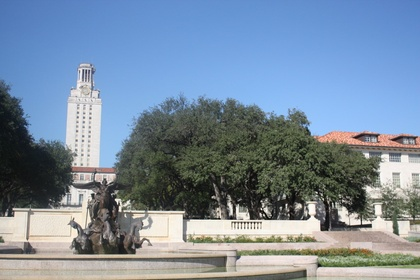
%> input picture data/uttower_left.jpg, 420 x 280 px, shrunk from 1024 x 683 before the run
$ octave evalCode.m   (GNU Octave 9; MATLAB toolbox functions it lacks are replaced by stand-ins)
%> lines starting %> are read from the running program, lines starting %| are printed output that depends on the picture
### code/stitch_pair.m
function [img_res,H,num_inliers,residual] = stitch_pair(img_src, img_des)
    gd_src = im2double(rgb2gray(img_src));
    gd_des = im2double(rgb2gray(img_des));

    harris_sigma = 2;
    harris_thresh = 0.05;
    harris_radius = 2;
    [~,y_src,x_src] = harris(gd_src,harris_sigma,harris_thresh,harris_radius,0);

    [~,y_des,x_des] = harris(gd_des,harris_sigma,harris_thresh,harris_radius,0);

    sift_radius = 5;
    descriptors_src = find_sift(gd_src,[x_src,y_src,...
        sift_radius*ones(length(x_src),1)],1.5);
    descriptors_des = find_sift(gd_des,[x_des,y_des,...
        sift_radius*ones(length(x_des),1)],1.5);

    num_putative_matches = 200;
    [matches_src,matches_des] = select_putative_matches(...
        descriptors_src,descriptors_des,num_putative_matches);
    XY_src = [x_src(matches_src),y_src(matches_src)];
    XY_des = [x_des(matches_des),y_des(matches_des)];
%     length(XY_src)
    num_ransac_iter = 5000;
    [H,num_inliers,residual] = ransac(XY_src,XY_des,num_ransac_iter,...
        @homography_fit,@homography_tf);

    img_res = stitchH(img_src,H,img_des);

% [12 lines of commented-out code are left out]
end

### code/harris.m
% HARRIS - Harris corner detector
%
% Usage:  [cim, r, c] = harris(im, sigma, thresh, radius, disp)
%
% Arguments:
%            im     - image to be processed.
%            sigma  - standard deviation of smoothing Gaussian. Typical
%                     values to use might be 1-3.
%            thresh - threshold (optional). Try a value ~1000.
%            radius - radius of region considered in non-maximal
%                     suppression (optional). Typical values to use might
%                     be 1-3.
%            disp   - optional flag (0 or 1) indicating whether you want
%                     to display corners overlayed on the original
%                     image. This can be useful for parameter tuning.
%
% Returns:
%            cim    - binary image marking corners.
%            r      - row coordinates of corner points.
%            c      - column coordinates of corner points.
%
% If thresh and radius are omitted from the argument list 'cim' is returned
% as a raw corner strength image and r and c are returned empty.

% Reference:
% C.G. Harris and M.J. Stephens. "A combined corner and edge detector",
% Proceedings Fourth Alvey Vision Conference, Manchester.
% pp 147-151, 1988.
%
% Author:
% Peter Kovesi
% Department of Computer Science & Software Engineering
% The University of Western Australia
% pk@cs.uwa.edu.au  www.cs.uwa.edu.au/~pk
%
% March 2002

function [cim, r, c] = harris(im, sigma, thresh, radius, disp)

    error(nargchk(2,5,nargin));

    dx = [-1 0 1; -1 0 1; -1 0 1]; % Derivative masks
    dy = dx';

    Ix = conv2(im, dx, 'same');    % Image derivatives
    Iy = conv2(im, dy, 'same');

    % Generate Gaussian filter of size 6*sigma (+/- 3sigma) and of
    % minimum size 1x1.
    g = fspecial('gaussian',max(1,fix(6*sigma)), sigma);

    Ix2 = conv2(Ix.^2, g, 'same'); % Smoothed squared image derivatives
    Iy2 = conv2(Iy.^2, g, 'same');
    Ixy = conv2(Ix.*Iy, g, 'same');

    cim = (Ix2.*Iy2 - Ixy.^2)./(Ix2 + Iy2 + eps); % Harris corner measure

    % Alternate Harris corner measure used by some.  Suggested that
    % k=0.04 - I find this a bit arbitrary and unsatisfactory.
%   cim = (Ix2.*Iy2 - Ixy.^2) - k*(Ix2 + Iy2).^2;

    if nargin > 2   % We should perform nonmaximal suppression and threshold

	% Extract local maxima by performing a grey scale morphological
	% dilation and then finding points in the corner strength image that
	% match the dilated image and are also greater than the threshold.
	sze = 2*radius+1;                   % Size of mask.
	mx = ordfilt2(cim,sze^2,ones(sze)); % Grey-scale dilate.
	cim = (cim==mx)&(cim>thresh);       % Find maxima.

	[r,c] = find(cim);                  % Find row,col coords.

	if nargin==5 & disp      % overlay corners on original image
	    figure, imagesc(im), axis image, colormap(gray), hold on
	    plot(c,r,'ys'), title('corners detected');
	end

    else  % leave cim as a corner strength image and make r and c empty.
	r = []; c = [];
    end

### code/find_sift.m
function sift_arr = find_sift(I, circles, enlarge_factor)
%%
%% Compute non-rotation-invariant SIFT descriptors of a set of circles
%% I is the image
%% circles is an Nx3 array where N is the number of circles, where the
%%    first column is the x-coordinate, the second column is the y-coordinate,
%%    and the third column is the radius
%% enlarge_factor is by how much to enarge the radius of the circle before
%%    computing the descriptor (a factor of 1.5 or larger is usually necessary
%%    for best performance)
%% The output is an Nx128 array of SIFT descriptors
%%
%% Note that this code is not rotation-invariant, i.e., it does not attempt
%% to normalize the patches by rotating them so that the horizontal direction
%% is aligned with the dominant gradient orientation of the patch.
%%
%% (c) Lana Lazebnik
%%

if ndims(I) == 3
    I = im2double(rgb2gray(I));
else
    I = im2double(I);
end


fprintf('Running find_sift\n');

% parameters (default SIFT size)
num_angles = 8;
num_bins = 4;
num_samples = num_bins * num_bins;
alpha = 9; % smoothing for orientation histogram

if nargin < 3
    enlarge_factor = 1.5;
end

angle_step = 2 * pi / num_angles;
angles = 0:angle_step:2*pi;
angles(num_angles+1) = []; % bin centers

[hgt wid] = size(I);
num_pts = size(circles,1);

sift_arr = zeros(num_pts, num_samples * num_angles);

% edge image
sigma_edge = 1;


[G_X,G_Y]=gen_dgauss(sigma_edge);
I_X = filter2(G_X, I, 'same'); % vertical edges
I_Y = filter2(G_Y, I, 'same'); % horizontal edges
I_mag = sqrt(I_X.^2 + I_Y.^2); % gradient magnitude
I_theta = atan2(I_Y,I_X);
I_theta(isnan(I_theta)) = 0; % necessary????

% make default grid of samples (centered at zero, width 2)
interval = 2/num_bins:2/num_bins:2;
interval = interval - (1/num_bins + 1);
[grid_x grid_y] = meshgrid(interval, interval);
grid_x = reshape(grid_x, [1 num_samples]);
grid_y = reshape(grid_y, [1 num_samples]);

% make orientation images
I_orientation = zeros(hgt, wid, num_angles);
% for each histogram angle
for a=1:num_angles
    % compute each orientation channel
    tmp = cos(I_theta - angles(a)).^alpha;
    tmp = tmp .* (tmp > 0);

    % weight by magnitude
    I_orientation(:,:,a) = tmp .* I_mag;
end

% for all circles
for i=1:num_pts
    cx = circles(i,1);
    cy = circles(i,2);
    r = circles(i,3) * enlarge_factor;

    % find coordinates of sample points (bin centers)
    grid_x_t = grid_x * r + cx;
    grid_y_t = grid_y * r + cy;
    grid_res = grid_y_t(2) - grid_y_t(1);

    % find window of pixels that contributes to this descriptor
    x_lo = floor(max(cx - r - grid_res/2, 1));
    x_hi = ceil(min(cx + r + grid_res/2, wid));
    y_lo = floor(max(cy - r - grid_res/2, 1));
    y_hi = ceil(min(cy + r + grid_res/2, hgt));

    % find coordinates of pixels
    [grid_px, grid_py] = meshgrid(x_lo:x_hi,y_lo:y_hi);
    num_pix = numel(grid_px);
    grid_px = reshape(grid_px, [num_pix 1]);
    grid_py = reshape(grid_py, [num_pix 1]);

    % find (horiz, vert) distance between each pixel and each grid sample
    dist_px = abs(repmat(grid_px, [1 num_samples]) - repmat(grid_x_t, [num_pix 1]));
    dist_py = abs(repmat(grid_py, [1 num_samples]) - repmat(grid_y_t, [num_pix 1]));

    % find weight of contribution of each pixel to each bin
    weights_x = dist_px/grid_res;
    weights_x = (1 - weights_x) .* (weights_x <= 1);
    weights_y = dist_py/grid_res;
    weights_y = (1 - weights_y) .* (weights_y <= 1);
    weights = weights_x .* weights_y;

    % make sift descriptor
    curr_sift = zeros(num_angles, num_samples);
    for a = 1:num_angles
        tmp = reshape(I_orientation(y_lo:y_hi,x_lo:x_hi,a),[num_pix 1]);
        tmp = repmat(tmp, [1 num_samples]);
        curr_sift(a,:) = sum(tmp .* weights);
    end
    sift_arr(i,:) = reshape(curr_sift, [1 num_samples * num_angles]);

% [8 lines of commented-out code are left out]
end


%%
%% normalize the SIFT descriptors more or less as described in Lowe (2004)
%%
tmp = sqrt(sum(sift_arr.^2, 2));
normalize_ind = find(tmp > 1);

sift_arr_norm = sift_arr(normalize_ind,:);
sift_arr_norm = sift_arr_norm ./ repmat(tmp(normalize_ind,:), [1 size(sift_arr,2)]);

% suppress large gradients
sift_arr_norm(find(sift_arr_norm > 0.2)) = 0.2;

% finally, renormalize to unit length
tmp = sqrt(sum(sift_arr_norm.^2, 2));
sift_arr_norm = sift_arr_norm ./ repmat(tmp, [1 size(sift_arr,2)]);

sift_arr(normalize_ind,:) = sift_arr_norm;


function [GX,GY]=gen_dgauss(sigma)

f_wid = 4 * floor(sigma);
G = normpdf(-f_wid:f_wid,0,sigma);
G = G' * G;
[GX,GY] = gradient(G);

GX = GX * 2 ./ sum(sum(abs(GX)));
GY = GY * 2 ./ sum(sum(abs(GY)));

### code/select_putative_matches.m
function [m1, m2] = select_putative_matches(d1, d2, num)
    d1 = zscore(d1')';
    d2 = zscore(d2')';

    distance = dist2(d1,d2);

    [h,w] = size(distance);
    distance = reshape(distance,1,[]);
    [~,idx] = sort(distance);
    [r,c] = ind2sub([h,w],idx(1:num));
    m1 = r';
    m2 = c';
    % [14 lines of commented-out code are left out]
end

### code/dist2.m
function n2 = dist2(x, c)
% DIST2	Calculates squared distance between two sets of points.
% Adapted from Netlab neural network software:
% http://www.ncrg.aston.ac.uk/netlab/index.php
%
%	Description
%	D = DIST2(X, C) takes two matrices of vectors and calculates the
%	squared Euclidean distance between them.  Both matrices must be of
%	the same column dimension.  If X has M rows and N columns, and C has
%	L rows and N columns, then the result has M rows and L columns.  The
%	I, Jth entry is the  squared distance from the Ith row of X to the
%	Jth row of C.
%
%
%	Copyright (c) Ian T Nabney (1996-2001)

[ndata, dimx] = size(x);
[ncentres, dimc] = size(c);
if dimx ~= dimc
	error('Data dimension does not match dimension of centres')
end

n2 = (ones(ncentres, 1) * sum((x.^2)', 1))' + ...
  ones(ndata, 1) * sum((c.^2)',1) - ...
  2.*(x*(c'));

% Rounding errors occasionally cause negative entries in n2
if any(any(n2<0))
  n2(n2<0) = 0;
end

### code/ransac.m
function [H, num_inliers, residual] = ransac(XY_src, XY_des, num_ransac_iter,...
    homography_fit,homography_tf)

    num_inliers = 0;
    plot_num_inliers = zeros(1,num_ransac_iter);
    plot_residual = zeros(1,num_ransac_iter);
    for i = 1:num_ransac_iter
        ind = randperm(size(XY_src,1));
        ind_s = ind(1:4);
        ind_r = ind(5:end);


        tmp_H = homography_fit(XY_src(ind_s,:), XY_des(ind_s,:));
        predict = homography_tf(XY_src(ind_r,:),tmp_H);

        dists = sum((XY_des(ind_r,:) - predict).^2,2);

        inlier_idx = find(dists < 0.3);
        tmp_num_inliers = length(inlier_idx);

        if tmp_num_inliers > num_inliers
            H = tmp_H;
            num_inliers = tmp_num_inliers;
            residual = mean(dists(inlier_idx));
        end
        plot_num_inliers(i) = num_inliers;
    end
% [5 lines of commented-out code are left out]
end

### code/stitchH.m
function result = stitchH(img_src, H, img_des)
    [~, xdata, ydata] = imtransform(img_src,maketform('projective',H'));

    xdata_out=[min(1,xdata(1)) max(size(img_des,2), xdata(2))];
    ydata_out=[min(1,ydata(1)) max(size(img_des,1), ydata(2))];

    result1 = imtransform(img_src, maketform('projective',H'),...
        'XData',xdata_out,'YData',ydata_out);
    result2 = imtransform(img_des, maketform('affine',eye(3)),...
        'XData',xdata_out,'YData',ydata_out);
    result = result1 + result2;
    overlap = (result1 > 0.0) & (result2 > 0.0);
    result_avg = (result1/2 + result2/2); % Note overflow!
    % extra credit: Now and Then
    % result_avg = (result1);

    result(overlap) = result_avg(overlap);
end

### code/homography_fit.m
function H = homography_fit(XY, XY_)
    A = [];
    for i = 1:size(XY,1)
        Xi = [XY(i,:)';1];
        xi_ = XY_(i,1);
        yi_ = XY_(i,2);

        A = cat(1,A,cat(2,zeros(1,3),Xi',-yi_*Xi'));
        A = cat(1,A,cat(2,Xi',zeros(1,3),-xi_*Xi'));
    end
    [~,~,V]=svd(A);
    H = V(:,end);
    H = reshape(H,[3 3])';
end

### code/homography_tf.m
function XY_ = homography_tf(XY,H)
    Xi = cat(1, XY', ones(1, size(XY, 1)));
    Xi_ = H*Xi;
    XY_(:,1) = (Xi_(1,:)./Xi_(3,:))';
    XY_(:,2) = (Xi_(2,:)./Xi_(3,:))';
end

### code/evalCode.m
clear
clc

%% PART I
img_src = imread('../data/uttower_left.jpg');
%> img_src is the input picture: size 280x420x3 uint8; mean R, G, B 121.7, 140, 159
img_des = imread('../data/uttower_right.jpg');
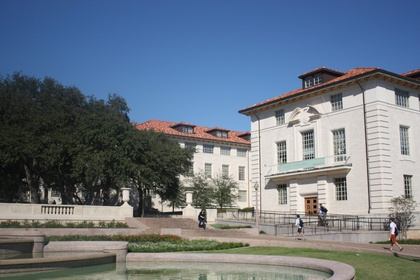
%> input picture data/uttower_right.jpg, 420 x 280 px, shrunk from 1024 x 683 before the run
%> img_des is the input picture: size 280x420x3 uint8; mean R, G, B 107.7, 118.9, 132

[img_res,H,num_inliers,residual] = stitch_pair(img_src,img_des);
%> in harris, `cim = (cim==mx)&(cim>thresh);`:
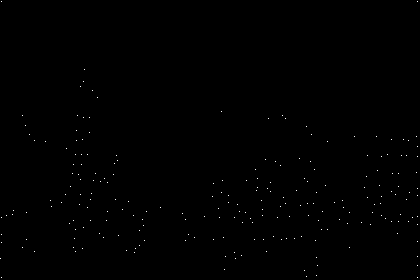
%> cim: size 280x420 logical; 0.19% white in thin lines or dots
%> in harris, `[r,c] = find(cim);`: r = 226 values from 2 to 278; c = 226 values from 1 to 418
%> in stitch_pair, `[~,y_src,x_src] = harris(gd_src,harris_sigma,harris_thresh,harris_radi..`: y_src = 226 values, max 278 at index 6, min 2 at index 2, mean 196.4; x_src = 226 values from 1 to 418
%> in harris (call 2), `cim = (cim==mx)&(cim>thresh);`: cim: size 280x420 logical; 0.2% white in thin lines or dots
%> in stitch_pair, `[~,y_des,x_des] = harris(gd_des,harris_sigma,harris_thresh,harris_radi..`: y_des = 241 values, max 279 at index 117, min 2 at index 235, mean 181.8; x_des = 241 values from 2 to 418
%> the loop in find_sift, `for i=1:num_pts` made 226 passes
%> (cx, cy, x_lo, x_hi, y_lo, y_hi) on passes 1 to 3: (1, 259, 1, 11, 249, 269), (2, 2, 1, 12, 1, 12), (2, 218, 1, 12, 208, 228)
%> after the loop in find_sift, `for i=1:num_pts`:
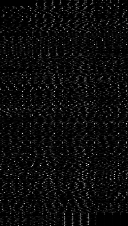
%> sift_arr: size 226x128 double; min 0, max 6.47, mean 0.309; drawn with min black and max white
%> in find_sift, `tmp = sqrt(sum(sift_arr.^2, 2));`: tmp = 226 values, max 13.86 at index 179, min 2.45 at index 50, mean 6.81
%> in find_sift, `normalize_ind = find(tmp > 1);`: normalize_ind = 226 values from 1 to 226
%> in find_sift, `sift_arr_norm(find(sift_arr_norm > 0.2)) = 0.2;`:
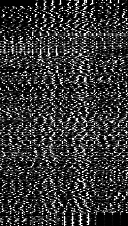
%> sift_arr_norm: size 226x128 double; min 0, max 0.2, mean 0.0419; drawn with min black and max white
%> in find_sift, `tmp = sqrt(sum(sift_arr_norm.^2, 2));`: tmp = 226 values, max 0.978 at index 153, min 0.559 at index 216, mean 0.797
%> call 2 of find_sift, with enlarge_factor = 1.5
%> the loop in find_sift (call 2), `for i=1:num_pts` made 241 passes
%> (cy, grid_res, x_lo, x_hi, y_lo, y_hi) on passes 1 to 2: (204, 3.75, 1, 12, 194, 214), (220, 3.75, 1, 12, 210, 230)
%> after the loop in find_sift (call 2), `for i=1:num_pts`:
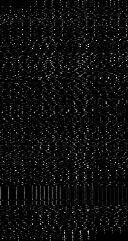
%> sift_arr: size 241x128 double; min 0, max 5.4, mean 0.28; drawn with min black and max white
%> in find_sift (call 2), `sift_arr_norm(find(sift_arr_norm > 0.2)) = 0.2;`:
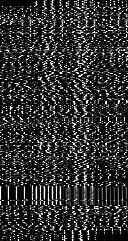
%> sift_arr_norm: size 241x128 double; min 0, max 0.2, mean 0.0388; drawn with min black and max white
%> in stitchH, `result1 = imtransform(img_src, maketform('projective',H'), 'XData',xda..`:
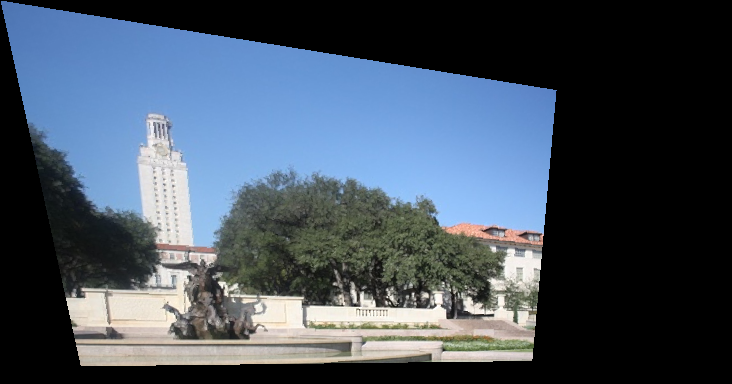
%> result1: size 384x732x3 uint8; mean R, G, B 68.8, 81, 94.8
figure;
imshow(img_res)

%% PART_II
% [20 lines of commented-out code are left out]


%% EXTRA CREDIT: Now and Then
% img_src = imread('../imgs/7then.png');
% img_des = imread('../imgs/7now.png');

%% EXTRA CREDIT: "pile" of input images
% [7 lines of commented-out code are left out]
